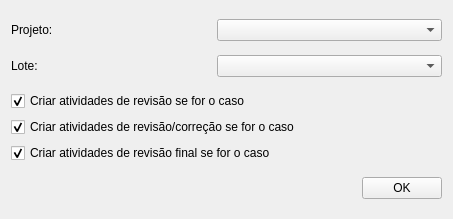
<?xml version="1.0" encoding="UTF-8"?>
<ui version="4.0">
 <class>Form</class>
 <widget class="QWidget" name="Form">
  <property name="geometry">
   <rect>
    <x>0</x>
    <y>0</y>
    <width>453</width>
    <height>219</height>
   </rect>
  </property>
  <property name="windowTitle">
   <string>Form</string>
  </property>
  <layout class="QGridLayout" name="gridLayout">
   <item row="0" column="0">
    <layout class="QHBoxLayout" name="horizontalLayout_12">
     <item>
      <widget class="QLabel" name="label_4">
       <property name="sizePolicy">
        <sizepolicy hsizetype="Fixed" vsizetype="Preferred">
         <horstretch>0</horstretch>
         <verstretch>0</verstretch>
        </sizepolicy>
       </property>
       <property name="minimumSize">
        <size>
         <width>200</width>
         <height>0</height>
        </size>
       </property>
       <property name="maximumSize">
        <size>
         <width>200</width>
         <height>16777215</height>
        </size>
       </property>
       <property name="text">
        <string>Projeto:</string>
       </property>
      </widget>
     </item>
     <item>
      <widget class="QComboBox" name="projectsCb"/>
     </item>
    </layout>
   </item>
   <item row="3" column="0">
    <layout class="QHBoxLayout" name="horizontalLayout_2">
     <item>
      <spacer name="horizontalSpacer">
       <property name="orientation">
        <enum>Qt::Horizontal</enum>
       </property>
       <property name="sizeHint" stdset="0">
        <size>
         <width>219</width>
         <height>20</height>
        </size>
       </property>
      </spacer>
     </item>
     <item>
      <widget class="QPushButton" name="okBtn">
       <property name="text">
        <string>OK</string>
       </property>
      </widget>
     </item>
    </layout>
   </item>
   <item row="1" column="0">
    <layout class="QHBoxLayout" name="horizontalLayout_13">
     <item>
      <widget class="QLabel" name="label_13">
       <property name="sizePolicy">
        <sizepolicy hsizetype="Fixed" vsizetype="Preferred">
         <horstretch>0</horstretch>
         <verstretch>0</verstretch>
        </sizepolicy>
       </property>
       <property name="minimumSize">
        <size>
         <width>200</width>
         <height>0</height>
        </size>
       </property>
       <property name="maximumSize">
        <size>
         <width>200</width>
         <height>16777215</height>
        </size>
       </property>
       <property name="text">
        <string>Lote:</string>
       </property>
      </widget>
     </item>
     <item>
      <widget class="QComboBox" name="lotsCb"/>
     </item>
    </layout>
   </item>
   <item row="2" column="0">
    <layout class="QVBoxLayout" name="verticalLayout">
     <item>
      <widget class="QCheckBox" name="createRevisionCbx">
       <property name="text">
        <string>Criar atividades de revisão se for o caso</string>
       </property>
       <property name="checked">
        <bool>true</bool>
       </property>
      </widget>
     </item>
     <item>
      <widget class="QCheckBox" name="createRevisionCorrectionCbx">
       <property name="text">
        <string>Criar atividades de revisão/correção se for o caso</string>
       </property>
       <property name="checked">
        <bool>true</bool>
       </property>
      </widget>
     </item>
     <item>
      <widget class="QCheckBox" name="createRevisionFinalCbx">
       <property name="text">
        <string>Criar atividades de revisão final se for o caso</string>
       </property>
       <property name="checked">
        <bool>true</bool>
       </property>
      </widget>
     </item>
    </layout>
   </item>
  </layout>
 </widget>
 <resources/>
 <connections/>
</ui>
